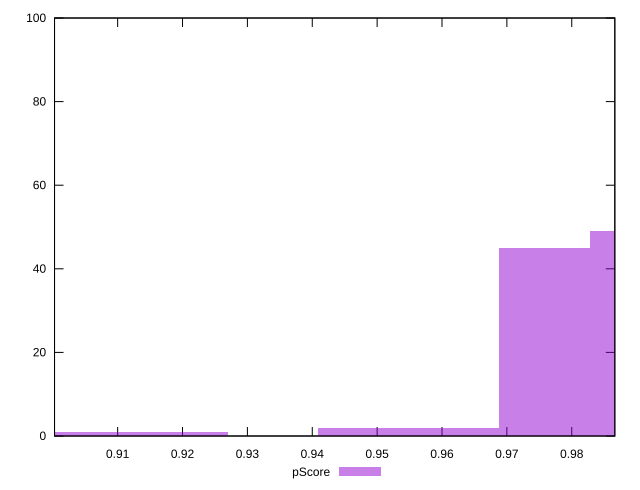

Reproduce this figure in gnuplot.
reset

$pScore <<EOF
0.9060706103648327 1
0.975768349623666 45
0.9478892539201327 2
0.9618288017718993 2
0.9200101582165994 1
0.9897078974754326 49
EOF

set key outside below
set boxwidth 0.013939547851766657
set xrange [0.9002695318412974:0.9866401024614426]
set yrange [0:100]
set trange [0:100]
set style fill transparent solid 0.5 noborder
set terminal svg size 640, 490 enhanced background rgb 'white'
set output "report_00023_2021-02-20T12:14:57.249Z/bootup-time/samples/pages+cached/pScore/histogram.svg"

plot $pScore title "pScore" with boxes

reset
